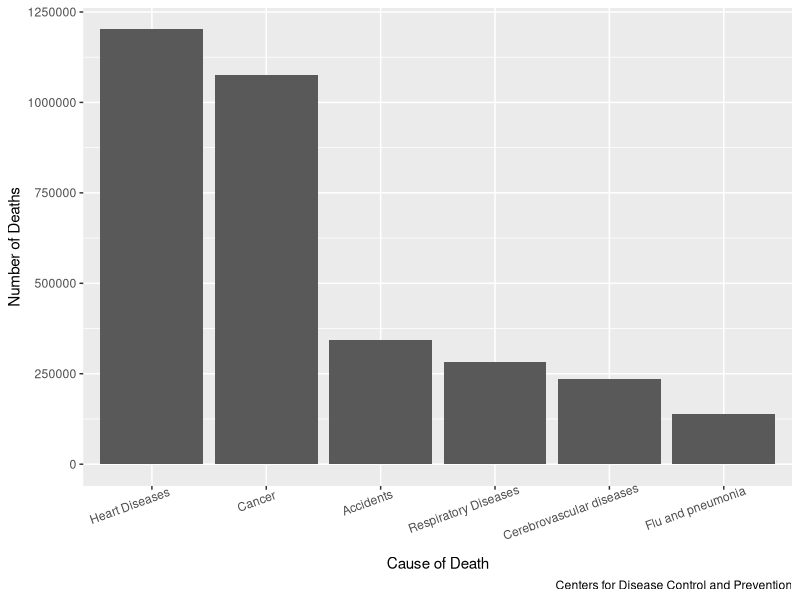

This figure's R source:
## ---- chunk 1
knitr::opts_chunk$set(echo = TRUE)
library(readxl)
library(tidyverse)
library(ggthemes)
## ---- chunk 2
data<-read_xlsx(path = "MTFCdata.xlsx") |>
  mutate(`Cause of Death`= ifelse(`Cause of Death` ==
                                    "Diseases of heart (I00-I09,I11,I13,I20-I51)", "Heart Diseases", `Cause of Death`))|>
  mutate(`Cause of Death`= ifelse(`Cause of Death` ==
                                    "Malignant neoplasms (C00-C97)", "Cancer", `Cause of Death`))|>
  mutate(`Cause of Death`= ifelse(`Cause of Death` ==
                                    "Accidents (unintentional injuries) (V01-X59,Y85-Y86)", "Accidents", `Cause of Death`))|>
  mutate(`Cause of Death`= ifelse(`Cause of Death` ==
                                    "Chronic lower respiratory diseases (J40-J47)", "Respiratory Diseases", `Cause of Death`))|>
  mutate(`Cause of Death`= ifelse(`Cause of Death` ==
                                    "Cerebrovascular diseases (I60-I69)", "Cerebrovascular diseases", `Cause of Death`))|>
  mutate(`Cause of Death`= ifelse(`Cause of Death` ==
                                    "Influenza and pneumonia (J09-J18)", "Flu and pneumonia", `Cause of Death`))
#import data
## ---- chunk 3
filtered<-data|>
  filter(Year == 2016)|>
  group_by(`Cause of Death`)|>
  summarize(Sum_deaths = sum(Deaths))|>
  arrange(desc(Sum_deaths))

CoD<-head(filtered)

## ---- chunk 4
CoD|>
  ggplot(aes(x = reorder(`Cause of Death`, - Sum_deaths), y = Sum_deaths)) +
  geom_bar(stat = "identity")+
  theme(axis.text.x = element_text(angle = 20, vjust = 1, hjust=0.8)) +
  labs(y = "Number of Deaths",
       x = "Cause of Death",
       caption = "Centers for Disease Control and Prevention")
